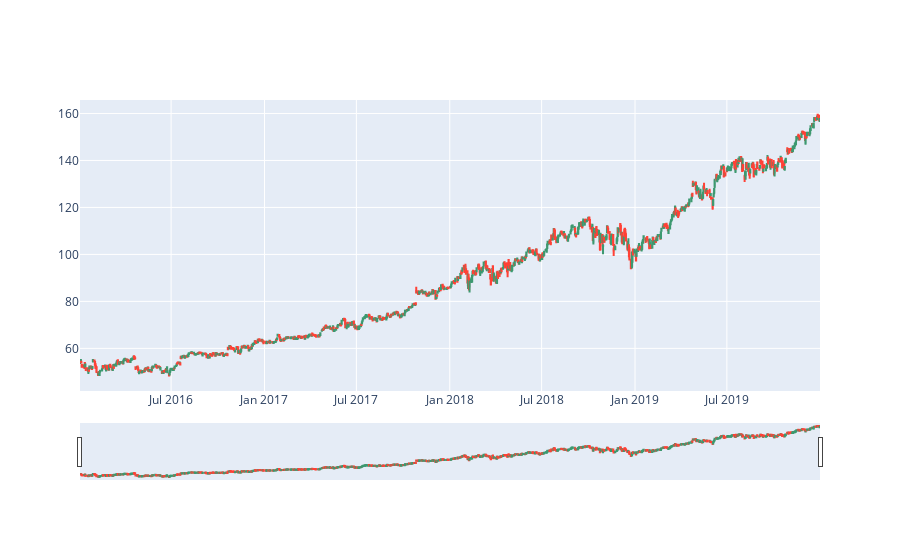

Notebook code cell kept with this figure:
### Markdown cell above
Plotando Candlestick

### Code cell
trace = go.Candlestick(x=all_data.loc['MSFT'].index,
                open=all_data.loc['MSFT'].Open,
                high=all_data.loc['MSFT'].High,
                low=all_data.loc['MSFT'].Low,
                close=all_data.loc['MSFT'].Close)
data = [trace]
py.iplot(data)

### Figure 1 — Plotly figure (JSON) as saved in the notebook; plotly's stock layout.template omitted (floating-point values rounded to 4 significant figures; data arrays with more than 128 entries replaced by an {"elided": "..."} marker saying what was removed)
{"data": [{"close": {"elided": "1006 float values"}, "high": {"elided": "1006 float values"}, "low": {"elided": "1006 float values"}, "open": {"elided": "1006 float values"}, "type": "candlestick", "x": {"elided": "1006 str values"}}], "layout": {}}
